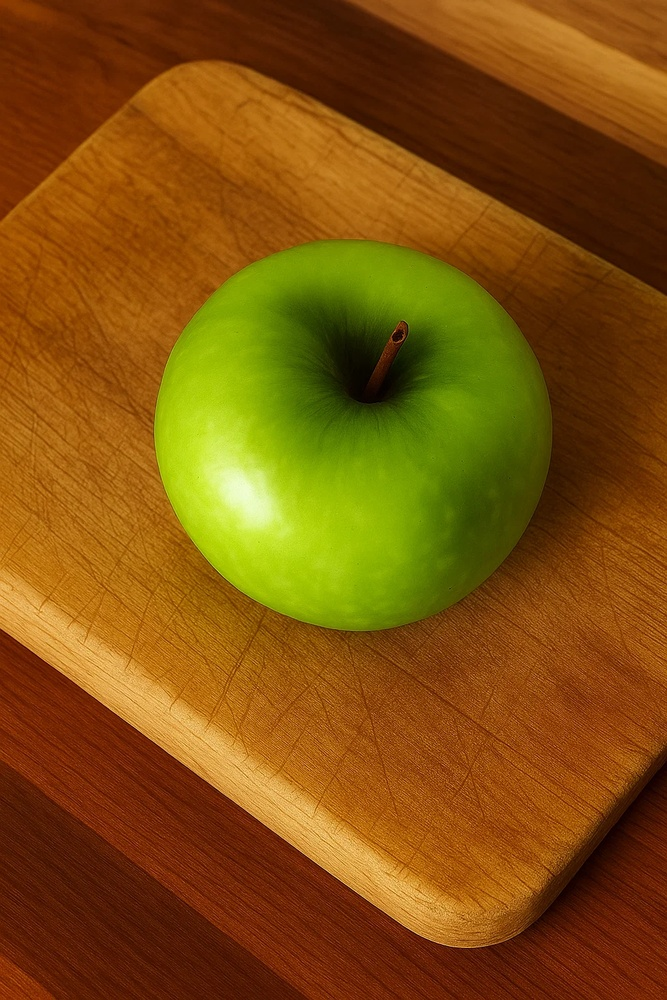
#> input picture task_cv_1_36/green_apple.jpg, 667 x 1000 px, shrunk from 1024 x 1536 before the run
$ python task_cv_1_36.py
#> lines starting #> are read from the running program, lines starting #| are printed output that depends on the picture; after the words box and inside, x2 and y2 are one past the last pixel; in counts of white or black regions, pixels touching at a corner belong together
# Importing the main libs for our task:

import cv2
import numpy as np

# Using the OpenCV methods to build the mask of the green apple:

# Step 1: Uploading the image (we will use synthetic data)
img = cv2.imread('green_apple.jpg')
#> img is the input picture: shape (1000, 667, 3); mean B, G, R 12.1, 81.5, 129.2
hsv = cv2.cvtColor(img, cv2.COLOR_BGR2HSV)
#> hsv: shape (1000, 667, 3); mean H, S, V 17.3, 236.5, 134.3

# Step 2: Making the ranges of green colour

# light green:
lower_green_light = np.array([30, 40, 60])
upper_green_light = np.array([85, 255, 255])

# dark green:
lower_green_dark = np.array([25, 30, 0])
upper_green_dark = np.array([95, 255, 100])

# Step 3: Masks for light and dark green
mask_light = cv2.inRange(hsv, lower_green_light, upper_green_light)
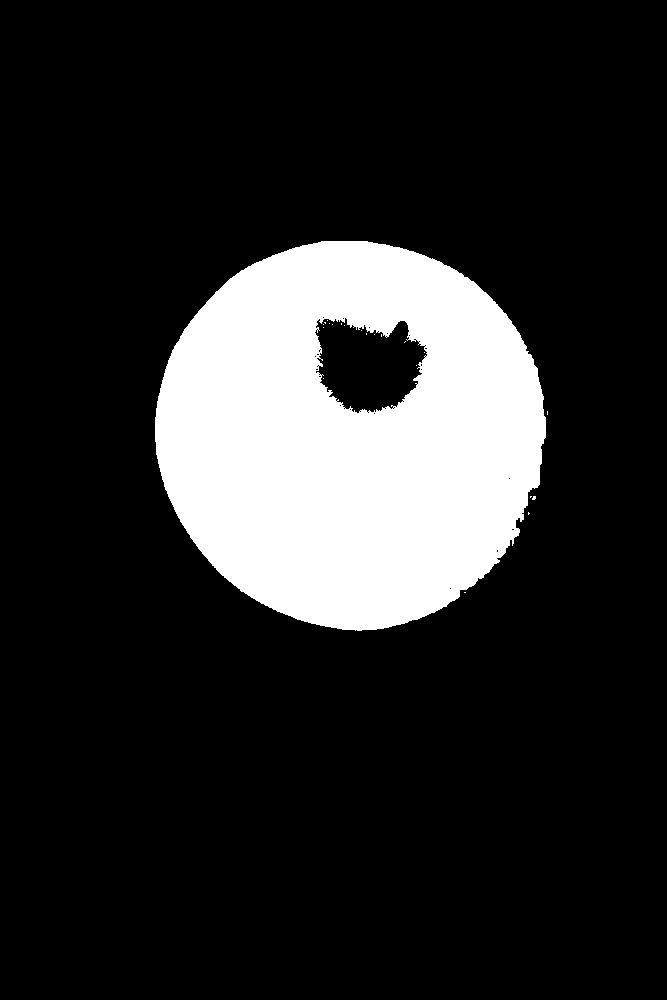
#> mask_light: shape (1000, 667); 16.7% white; 22 white regions (21 under 20 px), largest, box (x1, y1, x2, y2) and area: (155, 241, 546, 631) 111129
mask_dark = cv2.inRange(hsv, lower_green_dark, upper_green_dark)
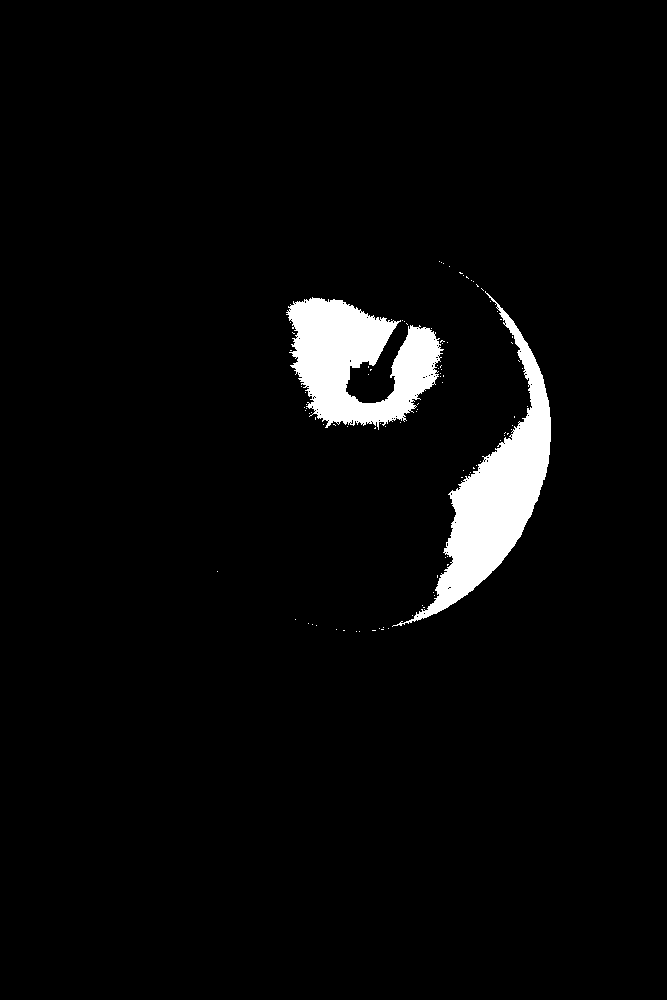
#> mask_dark: shape (1000, 667); 3.8% white; 99 white regions (97 under 20 px), largest, box (x1, y1, x2, y2) and area: (392, 291, 551, 627) 13006, (286, 297, 444, 430) 12024

# Step 4: Combining masks
mask = cv2.bitwise_or(mask_light, mask_dark)
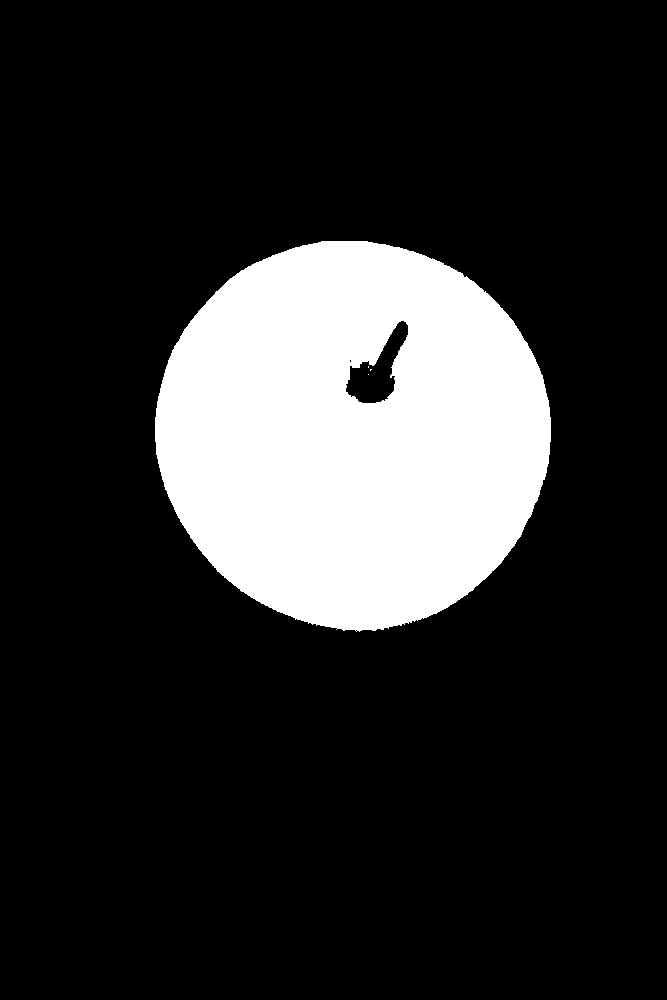
#> mask: shape (1000, 667); 17.7% white; 4 white regions (3 under 20 px), largest, box (x1, y1, x2, y2) and area: (155, 241, 551, 632) 118031

# Step 5: Morphology
kernel = np.ones((5,5), np.uint8)
mask = cv2.morphologyEx(mask, cv2.MORPH_CLOSE, kernel)
#> mask: shape (1000, 667); 17.7% white; 2 white regions (1 under 20 px), largest, box (x1, y1, x2, y2) and area: (155, 241, 551, 632) 118115
mask = cv2.dilate(mask, kernel, iterations = 2)
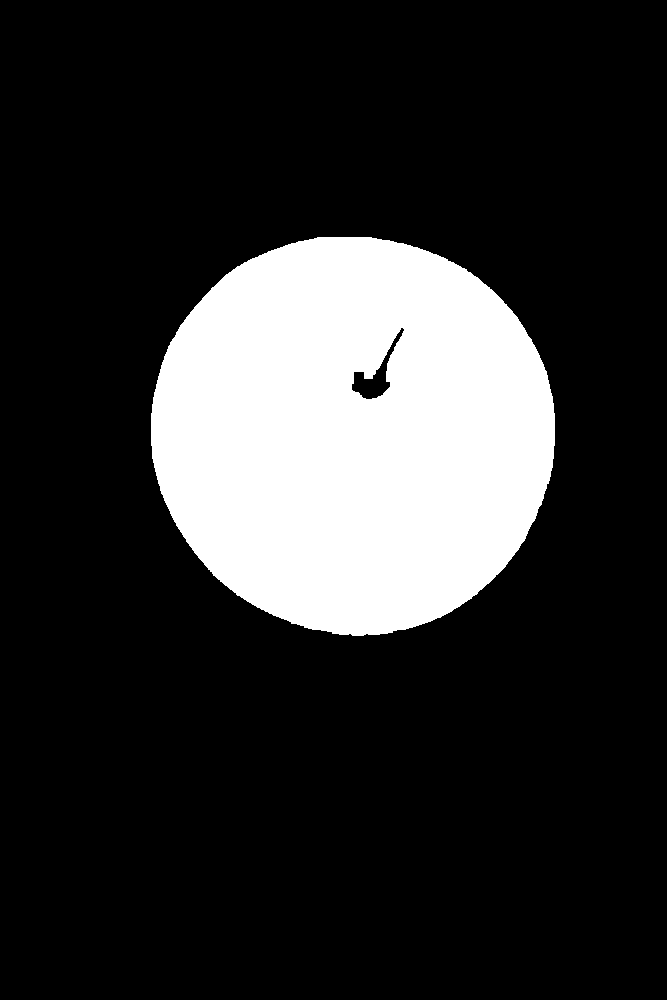
#> mask: shape (1000, 667); 18.8% white; 1 white region

# Step 6: Filling contours
contours, _ = cv2.findContours(mask, cv2.RETR_EXTERNAL, cv2.CHAIN_APPROX_SIMPLE)
#> contours = 1 contour; box (x1, y1, x2, y2) and area: (151, 237, 555, 636) 126098
mask_filled = np.zeros_like(mask)
cv2.drawContours(mask_filled, contours, -1, 255, thickness = -1)
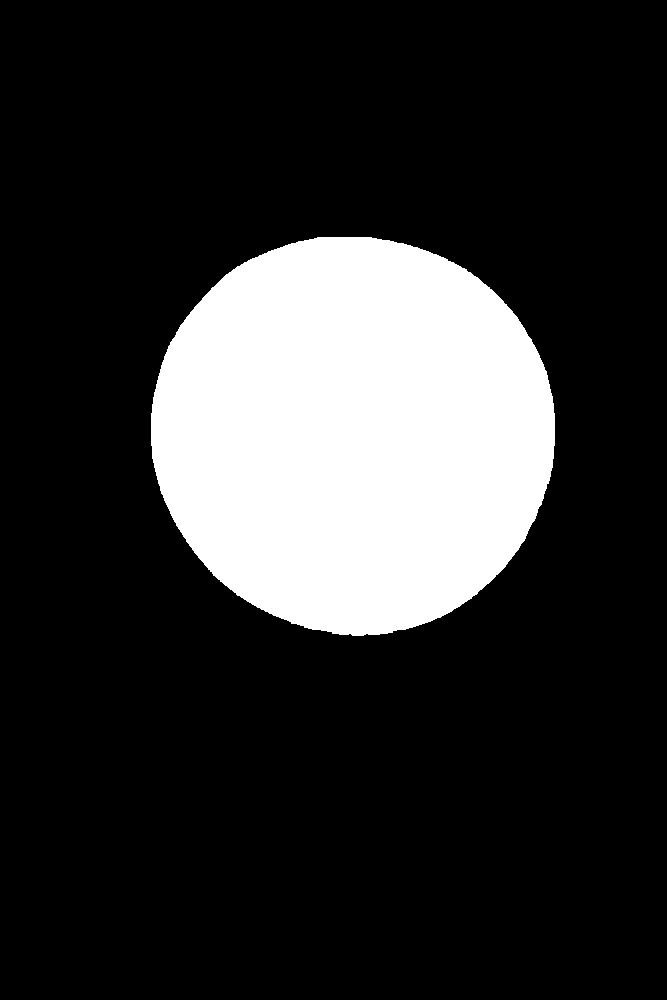
#> mask_filled: shape (1000, 667); 19% white; 1 white region, box (x1, y1, x2, y2) and area: (151, 237, 555, 636) 126675
mask = mask_filled

# Step 7: Inverting and applying a mask
mask_inv = cv2.bitwise_not(mask)
result = cv2.bitwise_and(img, img, mask = mask_inv)
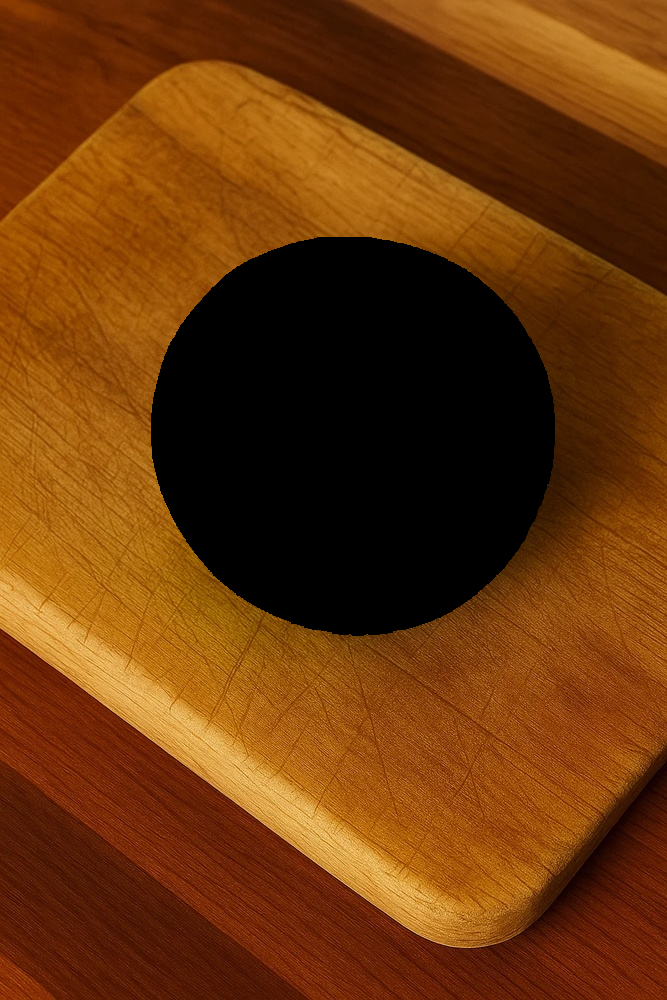
#> result: shape (1000, 667, 3); mean B, G, R 10.2, 54.9, 107.3

# Step 8: Saving and ending
cv2.imwrite('green_apple_mask.png', result)
print('done')
